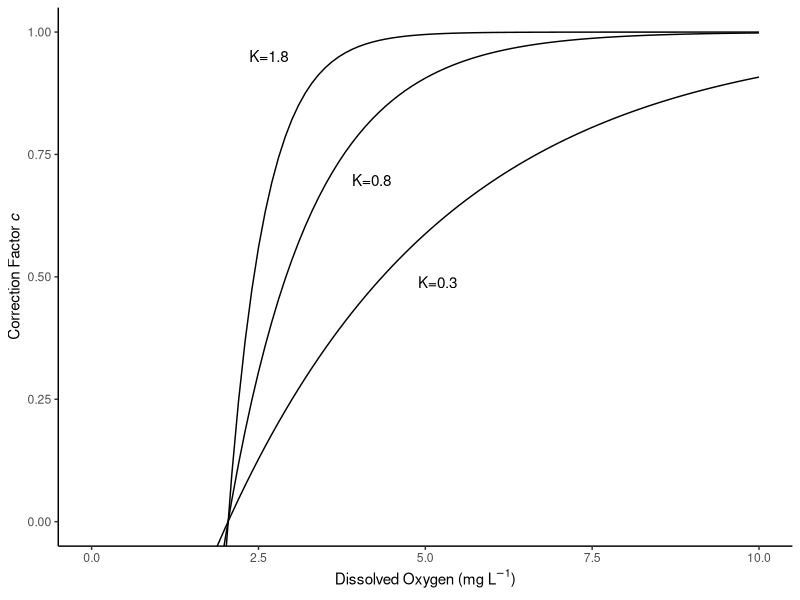
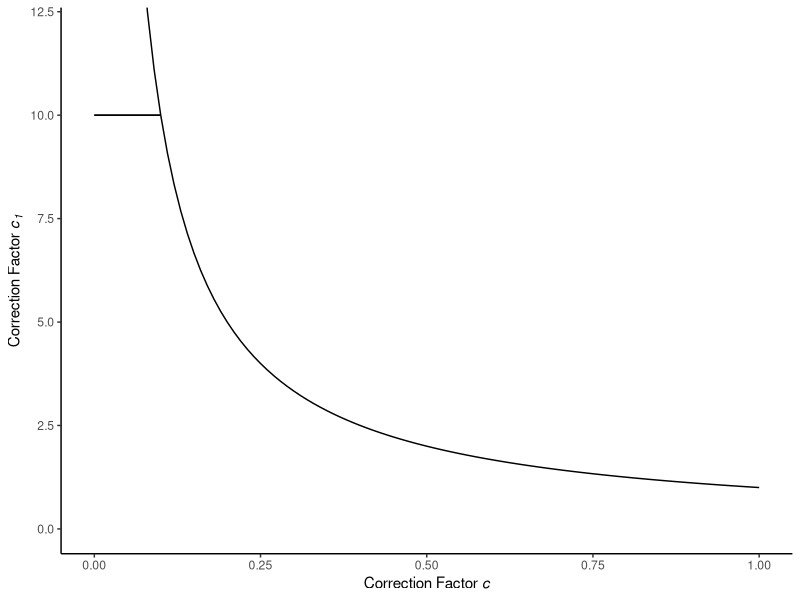

Write the R code that produced these figures, in order. (Note: this script raises an error after producing the figures.)
#plotting the correction factors for Ch 4

library(ggplot2)
library(grid)

my_equation1<-function(x){1-exp(-0.3*(x-2.044))}
my_equation2<-function(x){1-exp(-0.8*(x-2.044))}
my_equation3<-function(x){1-exp(-1.8*(x-2.044))}

cplot<-ggplot(data.frame(x=c(0,10)),aes(x=x))+
  stat_function(fun=my_equation1)+
  stat_function(fun=my_equation2)+
  stat_function(fun=my_equation3)+
  coord_cartesian(ylim=c(0,1))+
  annotation_custom(grobTree(textGrob("K=0.3",x=0.49,y=0.49,hjust=0,gp=gpar(col="black",fontsize=11))))+
  annotation_custom(grobTree(textGrob("K=0.8",x=0.4,y=0.68,hjust=0,gp=gpar(col="black",fontsize=11))))+
  annotation_custom(grobTree(textGrob("K=1.8",x=0.26,y=0.91,hjust=0,gp=gpar(col="black",fontsize=11))))+
  labs(x=expression(paste("Dissolved Oxygen (mg L"^-1,")")),y=expression(paste("Correction Factor ",italic("c"))))+
  theme_classic()
print(cplot)

my_equation4<-function(x){1/(x+0.0001)}

c1plot<-ggplot(data.frame(x=c(0,1)),aes(x=x))+
  stat_function(fun=my_equation4)+
  coord_cartesian(ylim=c(0,12))+
  labs(x=expression(paste("Correction Factor ",italic("c"))),y=expression(paste("Correction Factor ",italic("c"["1"]))))+
  theme(axis.title.y=element_text(angle=90))+
  geom_segment(aes(x=0,y=10,xend=0.1,yend=10))+
  theme_classic()
print(c1plot)

grid.arrange(cplot,c1plot,ncol=1)

#calculating values of yVA, mu_emb, and mu_lar with K=1.315
my_equation5<-function(x){1-exp(-1.315*(x-2.044))}
#yVA
c7.7<-my_equation5(7.7)*.3646
c4.2<-my_equation5(4.2)*.3646
c3.1<-my_equation5(3.1)*.3646
c2.7<-my_equation5(2.7)*.3646

#mu_emb
c1.7.7<-my_equation4(c7.7)*.06393
c1.4.2<-my_equation4(c4.2)*.06393
c1.3.1<-my_equation4(c3.1)*.06393
c1.2.7<-my_equation4(c2.7)*.06393

#mu_lar
c2.7.7<-my_equation4(c7.7)*.0294
c2.4.2<-my_equation4(c4.2)*.0294
c2.3.1<-my_equation4(c3.1)*.0294
c2.2.7<-my_equation4(c2.7)*.0294

#Lower limit of 95% CI
my_equation5<-function(x){1-exp(-1.196*(x-2.044))}
c7.7<-my_equation5(7.7)*.3646
c4.2<-my_equation5(4.2)*.3646
c3.1<-my_equation5(3.1)*.3646
c2.7<-my_equation5(2.7)*.3646

c1.7.7<-my_equation4(c7.7)*.06393
c1.4.2<-my_equation4(c4.2)*.06393
c1.3.1<-my_equation4(c3.1)*.06393
c1.2.7<-my_equation4(c2.7)*.06393

c2.7.7<-my_equation4(c7.7)*.0294
c2.4.2<-my_equation4(c4.2)*.0294
c2.3.1<-my_equation4(c3.1)*.0294
c2.2.7<-my_equation4(c2.7)*.0294

#Upper limit of 95% CI
my_equation5<-function(x){1-exp(-1.756*(x-2.044))}
c7.7<-my_equation5(7.7)*.3646
c4.2<-my_equation5(4.2)*.3646
c3.1<-my_equation5(3.1)*.3646
c2.7<-my_equation5(2.7)*.3646

c1.7.7<-my_equation4(c7.7)*.06393
c1.4.2<-my_equation4(c4.2)*.06393
c1.3.1<-my_equation4(c3.1)*.06393
c1.2.7<-my_equation4(c2.7)*.06393

c2.7.7<-my_equation4(c7.7)*.0294
c2.4.2<-my_equation4(c4.2)*.0294
c2.3.1<-my_equation4(c3.1)*.0294
c2.2.7<-my_equation4(c2.7)*.0294
